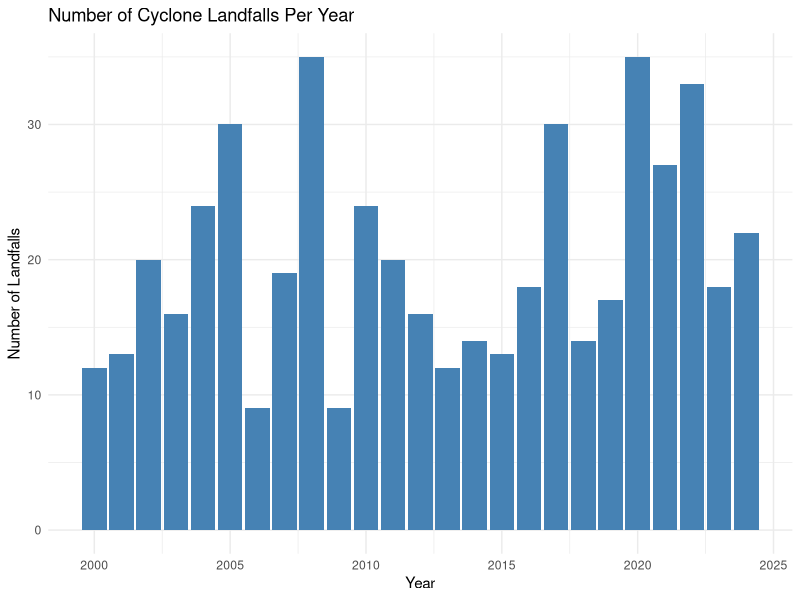
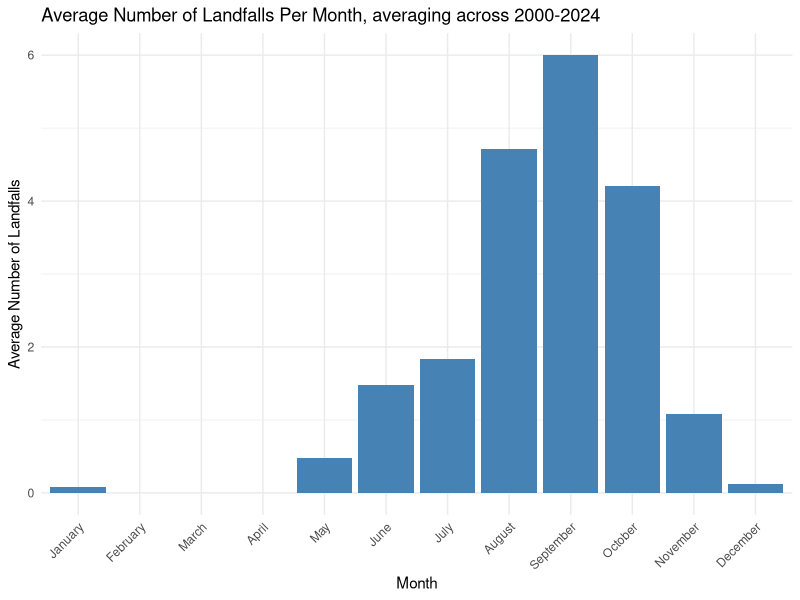
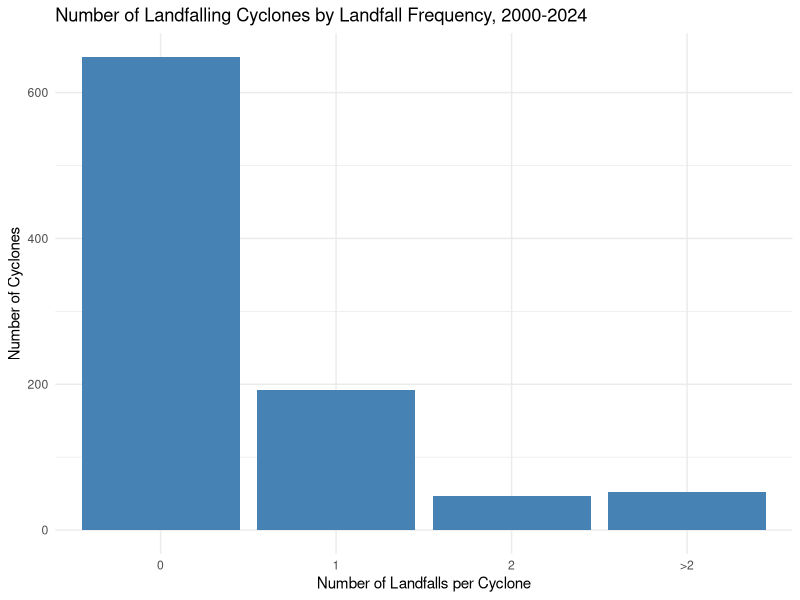
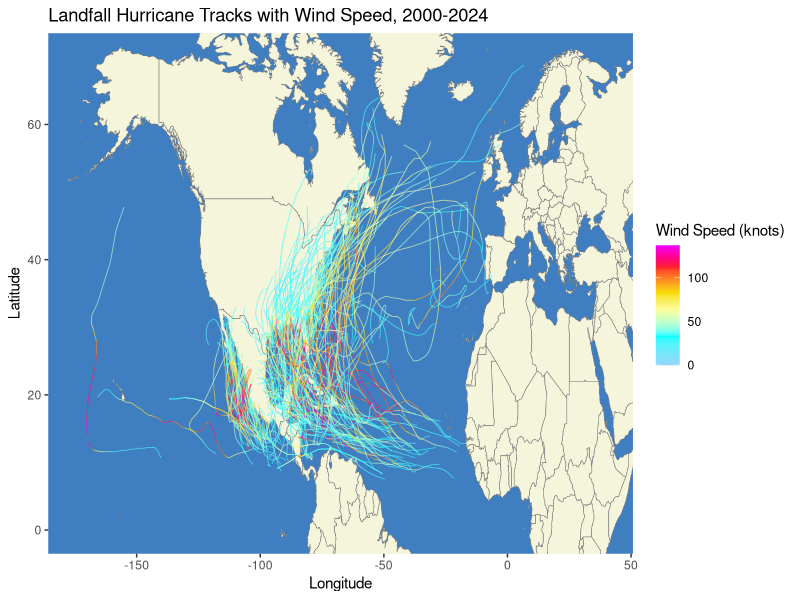
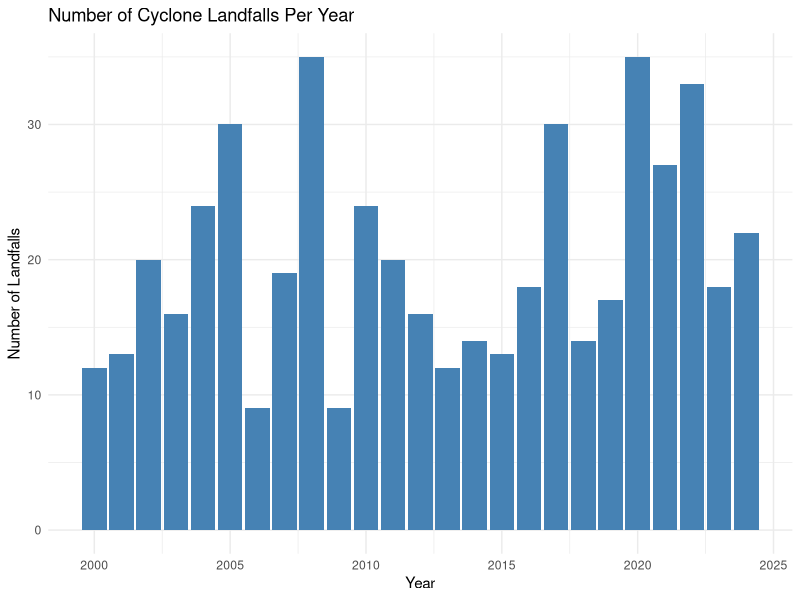
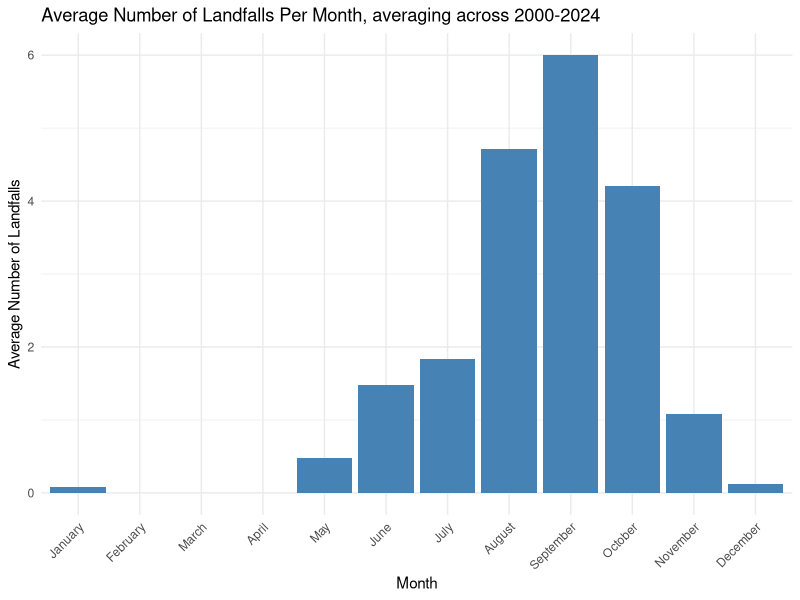
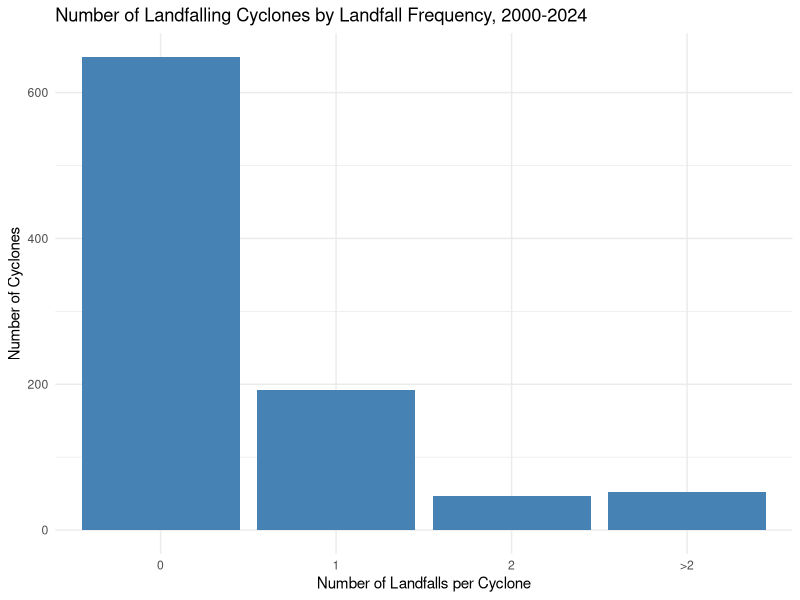
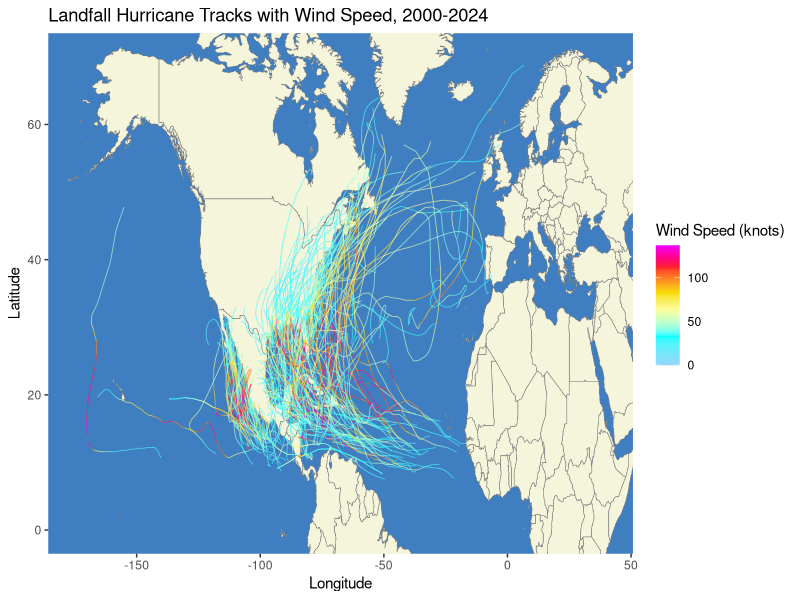

Recreate these plots in R, in order.
# in this script, we perform an exploratory data analysis of our cyclone
# track data from the HURDAT2 data set
# we are interested in the number of cyclone landfalls per year
# and any seasonality effects

library(dplyr)
library(magrittr)
library(here)
library(tidyr)
library(ggplot2)
library(stringr)
library(data.table)
library(scales)


#==============================================================================
# we load our data set
#==============================================================================

hurricane_data <- read.csv(here("data", "derived", "hurricane-data.csv"))
landfall_data <- read.csv(here("data", "derived", "landfall-data.csv"))

#==============================================================================
# we want to plot the number of landfalls per year from 1900-2024 
#==============================================================================

landfalls_per_year <- landfall_data %>%
  group_by(YEAR) %>%
  summarise(CYCLONE_NUM = n(), .groups = "drop")

# Plot
p1 <- ggplot(landfalls_per_year, aes(x = YEAR, y = CYCLONE_NUM)) +
  geom_col(fill = "steelblue") +
  labs(title = "Number of Cyclone Landfalls Per Year",
       x = "Year",
       y = "Number of Landfalls") +
  theme_minimal()

p1

# save output
ggsave(here("outputs", "eda-hurricane-data", "landfalls-per-year.pdf"), 
       plot = p1, 
       height = 4.5, 
       width = 7, 
       dpi=300)


#==============================================================================
# we check for a monthly seasonality component 
#==============================================================================

# calculate average number of cyclone landfalls per month (across 2000-2024)
landfalls_per_month_and_year <- landfall_data %>%
  group_by(YEAR, MONTH) %>%
  summarise(LANDFALL_NUM = n(), .groups = "drop")

# we notice some months are missing from our data set
# this is because no cyclones occurred in those months
# we now add the missing months with a count of zero
all_months_years <- CJ(MONTH = 1:12, YEAR = 2000:2024)

# also replace month numbers with month names
landfalls_per_month_and_year <- left_join(all_months_years, 
                                    landfalls_per_month_and_year, 
                                    by = c("MONTH", "YEAR"))

landfalls_per_month_and_year <- landfalls_per_month_and_year %>%
  mutate(LANDFALL_NUM = replace_na(LANDFALL_NUM, 0), MONTH = month.name[MONTH])

avg_landfalls_per_month <- landfalls_per_month_and_year %>%
  group_by(MONTH) %>%
  summarise(AVG_LANDFALLS = mean(LANDFALL_NUM))


# plot average number of cyclones per month
p2 <- ggplot(avg_landfalls_per_month, aes(x = factor(MONTH, levels = month.name), 
                                         y = AVG_LANDFALLS)) +
  geom_col(fill = "steelblue") +
  labs(title = "Average Number of Landfalls Per Month, averaging across 2000-2024",
       x = "Month",
       y = "Average Number of Landfalls") +
  theme_minimal() + 
  theme(axis.text.x = element_text(angle = 45,vjust = 1,hjust = 1))

p2
# we see a significant increase in the number of cyclones in August-October

# save output
ggsave(here("outputs", "eda-hurricane-data", "avg-landfalls-per-month.pdf"), 
       plot = p2,
       height = 4.5,
       width = 7, dpi=300)

#==============================================================================
# we now want to look closer into how many times cyclones landfall
#==============================================================================

# number of landfalls for each cyclone
landfall_statistics <- hurricane_data %>%
  group_by(STORM_ID) %>%
  summarise(LANDFALL_NUM = sum(RECORD_ID == "L"))

# categorise cyclones based on how many times they landfall
landfall_statistics <- landfall_statistics %>%
  mutate(CATEGORY = case_when(
    LANDFALL_NUM == 0 ~ '0',
    LANDFALL_NUM == 1 ~ '1',
    LANDFALL_NUM == 2 ~ '2',
    LANDFALL_NUM > 2  ~ ">2"))

# Count how many cyclones fall into each category
landfall_summary <- landfall_statistics %>%
  group_by(CATEGORY) %>%
  summarise(NUM = n())

# plot results
p3 <- ggplot(landfall_summary, aes(x = factor(CATEGORY, levels = CATEGORY), y = NUM)) +
  geom_col(fill = "steelblue") +
  labs(title = "Number of Landfalling Cyclones by Landfall Frequency, 2000-2024",
       x = "Number of Landfalls per Cyclone",
       y = "Number of Cyclones") +
  theme_minimal()

p3

# save output
ggsave(here("outputs","eda-hurricane-data", "nbr-cyclone-landfalls.pdf"), 
       plot = p3, 
       height = 4.5, 
       width = 7, 
       dpi=300)

#==============================================================================
# we also want to inspect cyclone paths for cyclones that landfall 2000-2024
#==============================================================================

# we load our world map data
world <- map_data("world")


# we now select all the hurricanes that landfall at least once
landfall_hurricanes <- landfall_data %>%
  distinct(STORM_ID)

landfall_data <- hurricane_data %>%
  filter(STORM_ID %in% landfall_hurricanes$STORM_ID)


landfall_data <- landfall_data %>%
  mutate(TIME = sprintf("%04s", as.integer(TIME)),
    DATE_TIME = as.POSIXct(paste(YEAR, 
                                 MONTH, 
                                 DAY, 
                                 str_sub(TIME, 1, 2), 
                                 str_sub(TIME, 3, 4)),
                      format = "%Y %m %d %H %M"))

# plot map
p4 <- ggplot() +
  # world map 
  geom_polygon(data = world,
               aes(x = long, y = lat, group = group), 
               fill = "beige", 
               col = "#808080", 
               linewidth = 0.2) +  
  theme(panel.background = element_rect(fill = "#3f7ec0", color = NA),
        panel.grid.major = element_blank(), panel.grid.minor = element_blank()) +
  
  geom_path(data = landfall_data, aes(x = LON, 
                                      y = LAT, 
                                      group = STORM_ID, 
                                      color = WIND), 
            linewidth = 0.3, alpha = 0.7) +
  scale_color_gradientn(colours = c("#94d6f8", "cyan","#fbff9f","#f8e007","#fd9920","#ff1f2d", "#ee00ff"),
                        values = rescale(c(0, 33, 63, 82, 95, 112, 137)),
                        limits = c(0, 137)) + 
  coord_cartesian( xlim = c(-175, 40), ylim = c(0, 70)) + 
  labs(title = "Landfall Hurricane Tracks with Wind Speed, 2000-2024",
       x = "Longitude", 
       y = "Latitude", 
       color = "Wind Speed (knots)") +
  theme(legend.position = "right")

p4

ggsave(here("outputs", "eda-hurricane-data", "landfall-map.pdf"), 
       plot =p4,
       height = 4, 
       width = 10, 
       dpi=600)



